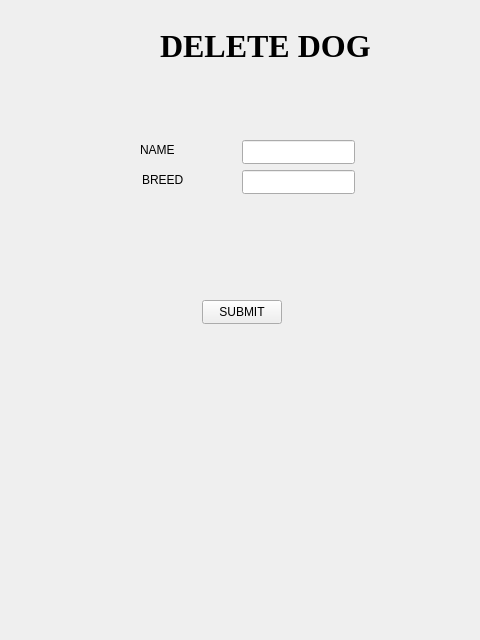
<?xml version="1.0" encoding="UTF-8"?>
<ui version="4.0">
 <class>deleteDog</class>
 <widget class="QWidget" name="deleteDog">
  <property name="geometry">
   <rect>
    <x>0</x>
    <y>0</y>
    <width>480</width>
    <height>640</height>
   </rect>
  </property>
  <property name="windowTitle">
   <string>Form</string>
  </property>
  <widget class="QLabel" name="breedtest">
   <property name="geometry">
    <rect>
     <x>142</x>
     <y>170</y>
     <width>91</width>
     <height>20</height>
    </rect>
   </property>
   <property name="text">
    <string>BREED</string>
   </property>
  </widget>
  <widget class="QLabel" name="namtext">
   <property name="geometry">
    <rect>
     <x>140</x>
     <y>140</y>
     <width>91</width>
     <height>20</height>
    </rect>
   </property>
   <property name="text">
    <string>NAME</string>
   </property>
  </widget>
  <widget class="QLineEdit" name="breed">
   <property name="geometry">
    <rect>
     <x>242</x>
     <y>170</y>
     <width>113</width>
     <height>24</height>
    </rect>
   </property>
  </widget>
  <widget class="QPushButton" name="subbButon">
   <property name="geometry">
    <rect>
     <x>202</x>
     <y>300</y>
     <width>80</width>
     <height>24</height>
    </rect>
   </property>
   <property name="text">
    <string>SUBMIT</string>
   </property>
  </widget>
  <widget class="QLineEdit" name="name">
   <property name="geometry">
    <rect>
     <x>242</x>
     <y>140</y>
     <width>113</width>
     <height>24</height>
    </rect>
   </property>
  </widget>
  <widget class="QLabel" name="label_5">
   <property name="geometry">
    <rect>
     <x>160</x>
     <y>-20</y>
     <width>391</width>
     <height>131</height>
    </rect>
   </property>
   <property name="font">
    <font>
     <family>Times New Roman</family>
     <pointsize>24</pointsize>
     <bold>true</bold>
    </font>
   </property>
   <property name="text">
    <string>DELETE DOG</string>
   </property>
  </widget>
 </widget>
 <resources/>
 <connections/>
</ui>
